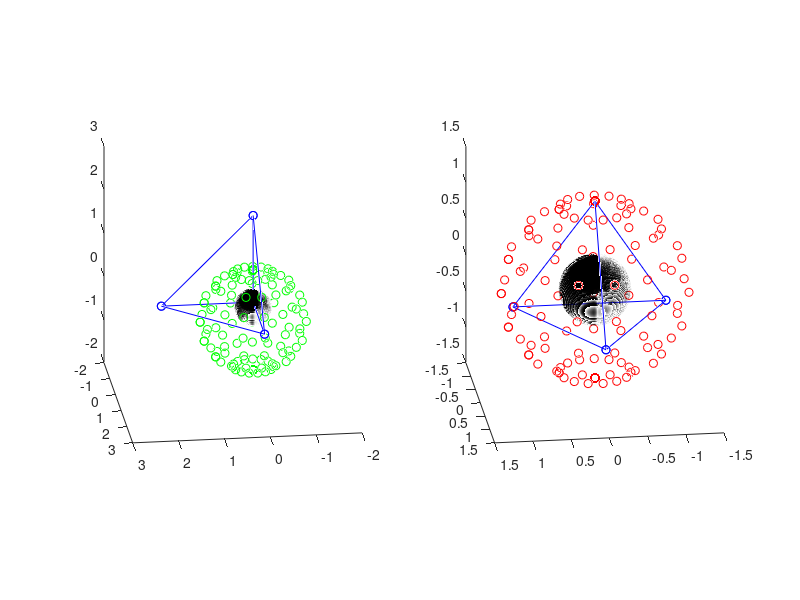

Reproduce this figure in MATLAB. (Note: this script raises an error after producing the figure.)
format shorte;
clc, clf, hold on;

d = 3;

view([10 40 30])
daspect([1 1 1])

%% std

nt = 15;
np = 8;
t = 0:2*pi/nt:2*pi;
p = 0:pi/np:pi;

XYZsq = sqrt(2)*[sqrt(2) 0 0; 0 sqrt(2) 0; 0 0 sqrt(2); 0 0 0];
% XYZsq = [-1.0 -1.0/sqrt(3.0) -1.0/sqrt(6.0);
% 1.0 -1.0/sqrt(3.0) -1.0/sqrt(6.0);
% 0.0 0.0  -1.0/sqrt(6.0)+sqrt(2/3);
% 0.0 2.0/sqrt(3.0) -1.0/sqrt(6.0)]; % same result



LHS = [2*XYZsq ones(d+1,1)];
RHS = sum(XYZsq.^2,2);
abcd = LHS\RHS;
r = sqrt(abcd(d+1)+sum(abcd(1:d).^2));
% [abcd(1:d)' r]

subplot(1,2,1); 
hold on;
view([10 80 30])
daspect([1 1 1])

XYZp = XYZsq;
plot3(XYZp(:,1),XYZp(:,2),XYZp(:,3),'-bo');
XYZp = XYZp([3 1 4 2],:);
plot3(XYZp(:,1),XYZp(:,2),XYZp(:,3),'-bo');

XYZ = zeros((np+1)*(nt+1),d);
XYZ(:,1) = abcd(1)+r*reshape(cos(t)'*sin(p),(np+1)*(nt+1),1);
XYZ(:,2) = abcd(2)+r*reshape(sin(t)'*sin(p),(np+1)*(nt+1),1) ;
XYZ(:,3) = abcd(3)+r*reshape(ones(size(t))'*cos(p),(np+1)*(nt+1),1);
% plot3(XYZ(:,1),XYZ(:,2),XYZ(:,3),'ro');


XYZ = 1/3*[sum(XYZsq([1 2 3],:));
           sum(XYZsq([1 2 4],:));
           sum(XYZsq([1 3 4],:));
           sum(XYZsq([2 3 4],:))];

LHS = [2*XYZ ones(d+1,1)];
RHS = sum(XYZ.^2,2);
abcd = LHS\RHS;
r = sqrt(abcd(d+1)+sum(abcd(1:d).^2));
% [abcd(1:d)' r]

% Computed from below (largest contained sphere):
abcd(1:d) = [ 0  0 -1.093897997411785e-001];
r = 2.988584907226846e-001; 
rIn = r;


nt = 150;
np = 80;
t = 0:2*pi/nt:2*pi;
p = 0:pi/np:pi;

XYZ = zeros((np+1)*(nt+1),d);
XYZ(:,1) = abcd(1)+r*reshape(cos(t)'*sin(p),(np+1)*(nt+1),1);
XYZ(:,2) = abcd(2)+r*reshape(sin(t)'*sin(p),(np+1)*(nt+1),1) ;
XYZ(:,3) = abcd(3)+r*reshape(ones(size(t))'*cos(p),(np+1)*(nt+1),1);
plot3(XYZ(:,1),XYZ(:,2),XYZ(:,3),'ko');


% Smallest possible enclosing sphere
abcd(1:d) = [0 0 -1/sqrt(6)];
r = 2*sqrt(3)/3;
rOut = r;

nt = 15;
np = 8;
t = 0:2*pi/nt:2*pi;
p = 0:pi/np:pi;

XYZ = zeros((np+1)*(nt+1),d);
XYZ(:,1) = abcd(1)+r*reshape(cos(t)'*sin(p),(np+1)*(nt+1),1);
XYZ(:,2) = abcd(2)+r*reshape(sin(t)'*sin(p),(np+1)*(nt+1),1) ;
XYZ(:,3) = abcd(3)+r*reshape(ones(size(t))'*cos(p),(np+1)*(nt+1),1);
plot3(XYZ(:,1),XYZ(:,2),XYZ(:,3),'go');

% disp('12T:')
% [rIn rOut rOut/rIn]


%% eq

nt = 15;
np = 8;
t = 0:2*pi/nt:2*pi;
p = 0:pi/np:pi;

XYZeq = [-1.0 -1.0/sqrt(3.0) -1.0/sqrt(6.0);
1.0 -1.0/sqrt(3.0) -1.0/sqrt(6.0);
0.0 2.0/sqrt(3.0) -1.0/sqrt(6.0);
0.0 0.0  3.0/sqrt(6.0)];

LHS = [2*XYZeq ones(d+1,1)];
RHS = sum(XYZeq.^2,2);
abcd = LHS\RHS;
r = sqrt(abcd(d+1)+sum(abcd(1:d).^2));
rOut = r;
% [abcd(1:d)' r]


subplot(1,2,2);
hold on;
view([10 80 30])
daspect([1 1 1])

XYZp = XYZeq;
plot3(XYZp(:,1),XYZp(:,2),XYZp(:,3),'-bo');
XYZp = XYZp([3 1 4 2],:);
plot3(XYZp(:,1),XYZp(:,2),XYZp(:,3),'-bo');

XYZ = zeros((np+1)*(nt+1),d);
XYZ(:,1) = r*reshape(cos(t)'*sin(p),(np+1)*(nt+1),1);
XYZ(:,2) = r*reshape(sin(t)'*sin(p),(np+1)*(nt+1),1) ;
XYZ(:,3) = r*reshape(ones(size(t))'*cos(p),(np+1)*(nt+1),1);
plot3(XYZ(:,1),XYZ(:,2),XYZ(:,3),'ro');





XYZ = 1/3*[sum(XYZeq([1 2 3],:));
           sum(XYZeq([1 2 4],:));
           sum(XYZeq([1 3 4],:));
           sum(XYZeq([2 3 4],:))];

LHS = [2*XYZ ones(d+1,1)];
RHS = sum(XYZ.^2,2);
abcd = LHS\RHS;
r = sqrt(abcd(d+1)+sum(abcd(1:d).^2));
rIn = r;
% [abcd(1:d)' r]


nt = 150;
np = 80;
t = 0:2*pi/nt:2*pi;
p = 0:pi/np:pi;

XYZ = zeros((np+1)*(nt+1),d);
XYZ(:,1) = abcd(1)+r*reshape(cos(t)'*sin(p),(np+1)*(nt+1),1);
XYZ(:,2) = abcd(2)+r*reshape(sin(t)'*sin(p),(np+1)*(nt+1),1) ;
XYZ(:,3) = abcd(3)+r*reshape(ones(size(t))'*cos(p),(np+1)*(nt+1),1);
plot3(XYZ(:,1),XYZ(:,2),XYZ(:,3),'ko');

% disp('Eq T:')
% [rIn rOut rOut/rIn]


% error('exiting');

%% smallest contained sphere

%% 2D
% d = 2;
% Nf = d+1;
% 
% t_s = [0 0 0];
% t_t = [1 5 9]*pi/6;
% 
% nr = zeros(Nf,d);
% 
% for f = 1:Nf
%     nr(f,1) =  cos(t_s(f))*cos(t_t(f));
% 	nr(f,2) =  cos(t_s(f))*sin(t_t(f));
% end
% 
% XYZeq = [-1.0 -1.0/sqrt(3.0);
%           1.0 -1.0/sqrt(3.0);
%           0.0 2.0/sqrt(3.0)];
%       
% X = XYZeq(:,1); Y = XYZeq(:,2);
%       
% LHS = [X(3)-X(2) 0 0 -nr(1,1) -1 0;
%        Y(3)-Y(2) 0 0 -nr(1,2) 0 -1;
%        0 X(3)-X(1) 0 -nr(2,1) -1 0;
%        0 Y(3)-Y(1) 0 -nr(2,2) 0 -1;
%        0 0 X(2)-X(1) -nr(3,1) -1 0;
%        0 0 Y(2)-Y(1) -nr(3,2) 0 -1];
% 
% RHS = -[X(2) Y(2) X(1) Y(1) X(1) Y(1)]';
% 
% % LHS\RHS
% 
% LHS = XYZeq([1 3],:);
% RHS = ones(2,1);
% n = (LHS\RHS); n = n/norm(n,2);

%% 3D

XYZ = XYZsq
VOL = 8/6

XYZ = 1/2*[2*XYZsq(1,:);
           XYZsq(1,:)+XYZsq(2,:);
           XYZsq(1,:)+XYZsq(3,:);
           XYZsq(1,:)+XYZsq(4,:)]
VOL = 1/6

XYZ = 1/2*[XYZsq(1,:)+XYZsq(3,:);
           XYZsq(3,:)+XYZsq(4,:);
           XYZsq(2,:)+XYZsq(4,:);
           XYZsq(2,:)+XYZsq(3,:)]
VOL = 1/6
       error('exit');

clf;
hold on;
view([10 -80 30])
daspect([1 1 1])

d = 3;
Nf = d+1;

XYZ = [  8.7500e-01  8.7500e-01  1.0000e+00 
 8.7500e-01  9.3750e-01  9.3750e-01 
 7.5000e-01  9.3750e-01  9.3750e-01 
 8.1250e-01  9.3750e-01  1.0000e+00];

XYZp = XYZ;
plot3(XYZp(:,1),XYZp(:,2),XYZp(:,3),'-bo');
XYZp = XYZp([3 1 4 2],:);
plot3(XYZp(:,1),XYZp(:,2),XYZp(:,3),'-bo');

% XYZp = [0 0 0; 1 0 0; 1 1 0; 0 1 0;
%         0 0 1; 1 0 1; 1 1 1; 0 1 1];
% plot3(XYZp(:,1),XYZp(:,2),XYZp(:,3),'-rs');
xlabel('x');
ylabel('y');
zlabel('z');


FNodeInds = [[2 3 4]; [1 3 4]; [1 2 4]; [1 2 3]];

nr = zeros(Nf,d);
d_p = zeros(Nf,1);

XYZcT = sum(XYZ,1)/4;

for f = 1:Nf
   XYZF =  XYZ(FNodeInds(f,:),:);
   
   Vec1 = XYZF(1,:)-XYZF(3,:);
   Vec2 = XYZF(2,:)-XYZF(3,:);
   
   n       = cross(Vec1,Vec2);
   nr(f,:) = n/norm(n,2);
   d_p(f)  = dot(nr(f,:),XYZF(3,:));
   
   % Ensure that normals point in the outward direction
%    XYZc = sum(XYZF,1)/3;
%    r = norm(XYZcT-XYZc,2);
%    
%    XYZc = XYZc + nr(f,:)*1e2*eps;

   if (nr(f,:)*XYZ(f,:)'-d_p(f) > 0.0)
%    if (norm(XYZcT-XYZc,2)-r < 0.0)
%        f
       nr(f,:) = -nr(f,:);
       d_p(f)  = -d_p(f);
   end
   
  
   XF = 1/3*sum(XYZ(FNodeInds(f,:),1));
   YF = 1/3*sum(XYZ(FNodeInds(f,:),2));
   ZF = 1/3*sum(XYZ(FNodeInds(f,:),3));
   quiver3(XF,YF,ZF,nr(f,1),nr(f,2),nr(f,3),0.02)
end
% nr
% error('exiting');


% Note: For a plane a x + b y + c z = d:
%       Distance point to plane = r = |a x0 + b y0 + c z0 - d|/norm([a b c],2)
%       [a b c] == n (normalized, pointing towards the center):
%       r = a x0 + b y0 + c z0 - d
%       => Solve [nr -ones(4,1)]*[a b c r]' = d_p
%       If coordinates not needed, use Gaussian elimination to simplify?
%       See Wikipedia.
% Much simpler!
LHS = [nr ones(Nf,1)];
RHS = d_p;
tmp = LHS\RHS;
abcd(1:d) = tmp(1:3)';
rIn = tmp(4);



nt = 15*20;
np = 8*20;
t = 0:2*pi/nt:2*pi;
p = 0:pi/np:pi;

r = rIn;

XYZp = zeros((np+1)*(nt+1),d);
XYZp(:,1) = abcd(1)+r*reshape(cos(t)'*sin(p),(np+1)*(nt+1),1);
XYZp(:,2) = abcd(2)+r*reshape(sin(t)'*sin(p),(np+1)*(nt+1),1) ;
XYZp(:,3) = abcd(3)+r*reshape(ones(size(t))'*cos(p),(np+1)*(nt+1),1);
plot3(XYZp(:,1),XYZp(:,2),XYZp(:,3),'ko');




Inde = [ 1 2; 1 3; 1 4; 2 3; 2 4; 3 4];

Ne = 6;

lenE = zeros(Ne,1);

for e = 1:Ne
    lenE(e) = norm(XYZ(Inde(e,1),:)-XYZ(Inde(e,2),:),2);
end
% lenE
[~,IndlenEmax] = max(lenE);

XYZc = 1/2*(XYZ(2,:)+XYZ(4,:));

for i = 1:Nf
    r = norm(XYZ(i,:)-XYZc);
    [i r];
end

% LHS = [2*XYZ([2 3 4],1:2) ones(3,1)]
% RHS = sum(XYZ([2 3 4],1:2).^2,2)
% 




% case 1
abcd = 1/2*(XYZ(Inde(IndlenEmax,1),:)+XYZ(Inde(IndlenEmax,2),:));
r = 0.5*norm(XYZ(Inde(IndlenEmax,1),:)-XYZ(Inde(IndlenEmax,2),:),2);

nt = 15*2;
np = 8*2;
t = 0:2*pi/nt:2*pi;
p = 0:pi/np:pi;

XYZp = zeros((np+1)*(nt+1),d);
XYZp(:,1) = abcd(1)+r*reshape(cos(t)'*sin(p),(np+1)*(nt+1),1);
XYZp(:,2) = abcd(2)+r*reshape(sin(t)'*sin(p),(np+1)*(nt+1),1) ;
XYZp(:,3) = abcd(3)+r*reshape(ones(size(t))'*cos(p),(np+1)*(nt+1),1);

% error('exiting');

done = 1;

for i = 1:Nf
    check = norm(XYZ(i,:)-abcd(1:d),2)-r;
    [i norm(XYZ(i,:)-abcd(1:d),2) r norm(XYZ(i,:)-abcd(1:d),2)-r];
    if (check > 0.0)
        done = 0;
        break;
    end
end

if (done)
    [0 r/rIn r rIn]
    plot3(XYZp(:,1),XYZp(:,2),XYZp(:,3),'ko');
    error('found it.');
end


% case 2
nt = 15*2;
np = 8*2;
t = 0:2*pi/nt:2*pi;
p = 0:pi/np:pi;
XYZp = zeros((np+1)*(nt+1),d);

abcF = zeros(Nf,d);
rF   = zeros(Nf,1);
for f = 1:Nf
    XYZF = XYZ(FNodeInds(f,:),:);


    abc_p = nr(f,:);

    LHS = [2*XYZF ones(d,1); abc_p 0];
    RHS = [sum(XYZF.^2,2); d_p(f)];

    abcd = LHS\RHS;
    r = sqrt(abcd(d+1)+sum(abcd(1:d).^2));
    
    abcF(f,:) = abcd(1:d)';
    rF(f) = r;
end

[~,IndrF] = sort(rF);

for f = IndrF'
    
    abcd(1:d) = abcF(f,:)';
    r = rF(f);

%     [f-1 r abcd(1:d)']
%     [f-1 r]
    
    XYZp(:,1) = abcd(1)+r*reshape(cos(t)'*sin(p),(np+1)*(nt+1),1);
    XYZp(:,2) = abcd(2)+r*reshape(sin(t)'*sin(p),(np+1)*(nt+1),1) ;
    XYZp(:,3) = abcd(3)+r*reshape(ones(size(t))'*cos(p),(np+1)*(nt+1),1);
%     plot3(XYZp(:,1),XYZp(:,2),XYZp(:,3),'ro');
    
    done = 1;
    for i = 1:Nf
        check = norm(XYZ(i,:)-abcd(1:d)',2)-r;
%         [i check > 1e2*eps]
        if (check > 1e2*eps)
            done = 0;
            break;
        end
    end

    if (done)
        [1 r/rIn r rIn]
        plot3(XYZp(:,1),XYZp(:,2),XYZp(:,3),'ro');
        error('found it.');
    end
end




% error('exiting');


LHS = [2*XYZ ones(d+1,1)];
RHS = sum(XYZ.^2,2);
abcd = LHS\RHS;
r = sqrt(abcd(d+1)+sum(abcd(1:d).^2));

nt = 15*2;
np = 8*2;
t = 0:2*pi/nt:2*pi;
p = 0:pi/np:pi;

XYZp = zeros((np+1)*(nt+1),d);
XYZp(:,1) = abcd(1)+r*reshape(cos(t)'*sin(p),(np+1)*(nt+1),1);
XYZp(:,2) = abcd(2)+r*reshape(sin(t)'*sin(p),(np+1)*(nt+1),1) ;
XYZp(:,3) = abcd(3)+r*reshape(ones(size(t))'*cos(p),(np+1)*(nt+1),1);
plot3(XYZp(:,1),XYZp(:,2),XYZp(:,3),'go');


[3 r/rIn r rIn sqrt(3/8)*max(lenE)]


%%
1;
    

%% PYR base in split TET
error('exiting');
clc;

XYZ = [9.571669482429456e-01     4.217612826262750e-01     6.557406991565868e-01
     4.853756487228412e-01     9.157355251890671e-01     3.571167857418955e-02
     8.002804688888001e-01     7.922073295595544e-01     8.491293058687771e-01
     1.418863386272153e-01     9.594924263929030e-01     9.339932477575505e-01]
% XYZ = [1/4*[2*[XYZsq(1,:)+XYZsq(2,:); XYZsq(1,:)+XYZsq(3,:); XYZsq(1,:)+XYZsq(4,:)]; sum(XYZsq,1)]]

centroid = 1/4*(sum(XYZ,1));

XYZmid_e = 1/2*[XYZ(1,:)+XYZ(2,:);
                XYZ(1,:)+XYZ(3,:);
                XYZ(1,:)+XYZ(4,:);
                XYZ(2,:)+XYZ(3,:);
                XYZ(2,:)+XYZ(4,:);
                XYZ(3,:)+XYZ(4,:)];
            
for e = 1:6
    [e norm(centroid-XYZmid_e(e,:),2)]
end

clf;
hold on;
view([10 -80 30])
daspect([1 1 1])

plot3(XYZ(:,1),XYZ(:,2),XYZ(:,3),'-bo');
XYZ = XYZ([3 1 4 2],:);
plot3(XYZ(:,1),XYZ(:,2),XYZ(:,3),'-bo');

plot3(centroid(1),centroid(2),centroid(3),'rd');
for e = 1:6
    XYZp = [XYZmid_e(e,:); centroid];
    plot3(XYZp(:,1),XYZp(:,2),XYZp(:,3),'-rs');
end

